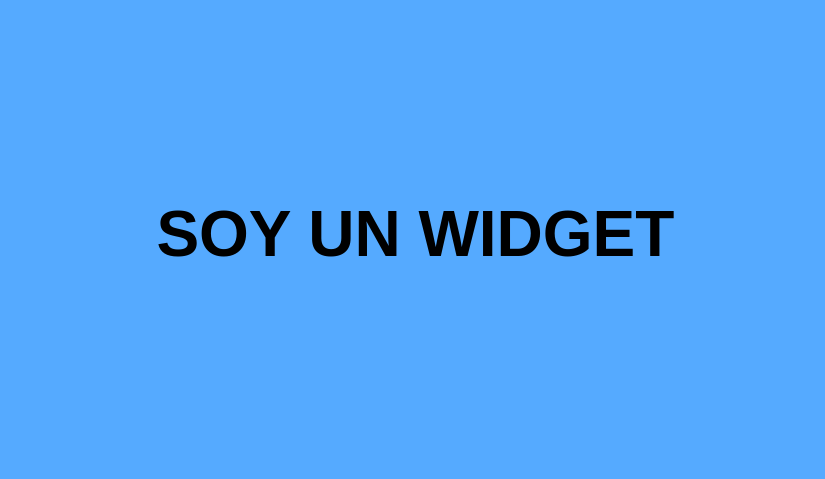
<?xml version="1.0" encoding="UTF-8"?>
<ui version="4.0">
 <class>Form</class>
 <widget class="QWidget" name="Form">
  <property name="geometry">
   <rect>
    <x>0</x>
    <y>0</y>
    <width>825</width>
    <height>479</height>
   </rect>
  </property>
  <property name="windowTitle">
   <string>Form</string>
  </property>
  <property name="styleSheet">
   <string notr="true">background-color: rgb(85, 170, 255);</string>
  </property>
  <widget class="QLabel" name="label">
   <property name="geometry">
    <rect>
     <x>60</x>
     <y>160</y>
     <width>711</width>
     <height>151</height>
    </rect>
   </property>
   <property name="text">
    <string>&lt;html&gt;&lt;head/&gt;&lt;body&gt;&lt;p align=&quot;center&quot;&gt;&lt;span style=&quot; font-size:48pt; font-weight:600;&quot;&gt;SOY UN WIDGET&lt;/span&gt;&lt;/p&gt;&lt;/body&gt;&lt;/html&gt;</string>
   </property>
  </widget>
  <widget class="QLabel" name="label_9">
   <property name="geometry">
    <rect>
     <x>710</x>
     <y>0</y>
     <width>121</width>
     <height>131</height>
    </rect>
   </property>
   <property name="text">
    <string/>
   </property>
   <property name="pixmap">
    <pixmap resource="../../PIP_UNIDAD_2_2021_3/recursos_proyecto.qrc">:/LOGO/Imagenes/HD-wallpaper-bob-esponja-mafioso-bob-esponja-gangster-mafioso-meme.jpg</pixmap>
   </property>
   <property name="scaledContents">
    <bool>true</bool>
   </property>
  </widget>
  <widget class="QLabel" name="label_7">
   <property name="geometry">
    <rect>
     <x>110</x>
     <y>0</y>
     <width>601</width>
     <height>81</height>
    </rect>
   </property>
   <property name="text">
    <string/>
   </property>
   <property name="pixmap">
    <pixmap resource="../../PIP_UNIDAD_2_2021_3/recursos_proyecto.qrc">:/UAT_FIANS/Imagenes/FIANS.png</pixmap>
   </property>
   <property name="scaledContents">
    <bool>true</bool>
   </property>
  </widget>
  <widget class="QLabel" name="label_8">
   <property name="geometry">
    <rect>
     <x>0</x>
     <y>0</y>
     <width>111</width>
     <height>121</height>
    </rect>
   </property>
   <property name="text">
    <string/>
   </property>
   <property name="pixmap">
    <pixmap resource="../../PIP_UNIDAD_2_2021_3/recursos_proyecto.qrc">:/NUMEROS/Imagenes/Boca_Juniors_logo18.svg.png</pixmap>
   </property>
   <property name="scaledContents">
    <bool>true</bool>
   </property>
  </widget>
 </widget>
 <resources>
  <include location="../../PIP_UNIDAD_2_2021_3/recursos_proyecto.qrc"/>
 </resources>
 <connections/>
</ui>
